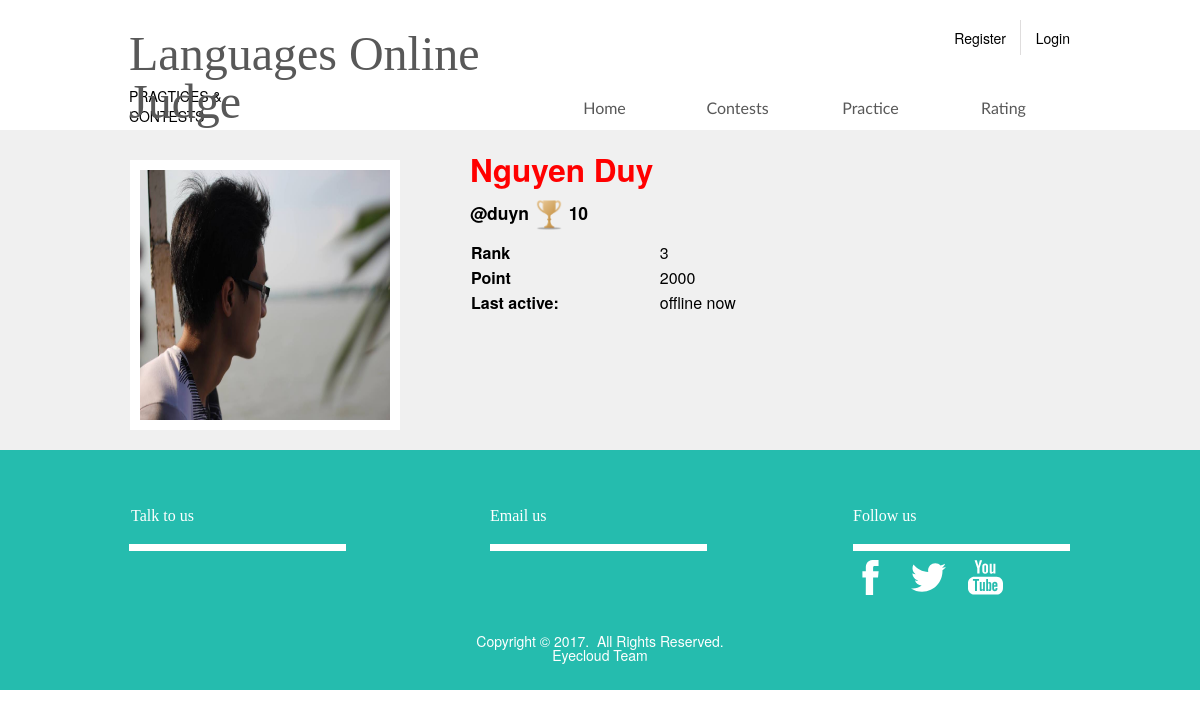
Screenshot of /profile/duyn with the database file from the repository.
### tables this page shows
CREATE TABLE `account` (
  `username` varchar(50) NOT NULL,
  `password` varchar(50) NOT NULL,
  `name` varchar(50) NOT NULL,
  `point` smallint(6) NOT NULL,
  `role` tinyint(1) NOT NULL,
  `imgURL` varchar(60) NOT NULL
);

CREATE TABLE `achievement` (
  `username` varchar(60) NOT NULL,
  `namePrize` varchar(60) NOT NULL,
  `cnt` int(11) NOT NULL
);

CREATE TABLE `prize` (
  `name` varchar(60) NOT NULL,
  `imgURL` varchar(60) NOT NULL,
  `priority` int(11) NOT NULL,
  `description` varchar(100) NOT NULL
);

### db_query/db_get.php (called while the page is built, shortened)
<?php
  	function getSingleUser($_user) {
		GLOBAL $db;
		$_sql = "SELECT * FROM account WHERE username = '$_user'";
		$_rs = mysqli_query($db, $_sql);
		if (isset($_rs) && mysqli_num_rows($_rs) > 0) {
			$_row = $_rs -> fetch_assoc();
			return $_row;
		}
	}
	function getRankColor($_point) {
		if ($_point >= 2000) return 'red';
		return 'gray';
	}
	function getImg($_username) {
		GLOBAL $db;
		$_sql = "SELECT imgURL FROM account WHERE username = '$_username'";
		$_rs = mysqli_query($db, $_sql);
		if (isset($_rs) && mysqli_num_rows($_rs) > 0)
			$_row = $_rs -> fetch_assoc();
		return $_row['imgURL'];
	}
	function computeRanking($_username) {
		GLOBAL $db;
		$_myscore = getSingleUser($_username);
		$_score = $_myscore['point'];
		$sql = "SELECT * FROM account WHERE point > '$_score'";
		$rs = mysqli_query($db, $sql);
		if (isset($rs))
			return mysqli_num_rows($rs) + 1;
	}
	function getListPrize($_username) {
		GLOBAL $db;
		$_sql = "SELECT * FROM achievement WHERE username = '$_username'";
		$_rs = mysqli_query($db, $_sql);
		$_list_prize = array();
		if (isset($_rs))
			while ($_row = $_rs -> fetch_assoc())
				$_list_prize[] = $_row;
		usort($_list_prize, 'comparePrize');
		return $_list_prize;
	}
	function getPrizes($_prizeName) {
		GLOBAL $db;
		$_sql = "SELECT * FROM prize WHERE name = '$_prizeName'";
		$_rs = mysqli_query($db, $_sql);
		if (isset($_rs) && mysqli_num_rows($_rs) > 0)
			$_row = $_rs -> fetch_assoc();
		return $_row;
	}
?>

### profile.php (the view, shortened to what this page needs)
<?php
    include('gui/resource.php');
    $_status = 'NO';
    if (isset($_GET['user'])) $_status = $_GET['user'];
    $_info = getSingleUser($_status);
    $_avatar = getImg($_status);
?>
    <head>
    </head>
    <body class="fonts1">
        <div id="body-wrapper">
            <?php include('gui/header.php') ?>
            <div id="" class="section" style="background-color: #f0f0f0">
                <div id="" class = "container">
                    <div class="text-justify photo">
                        <form action="upload.php" method="post" enctype="multipart/form-data">
                            <img src="<?php echo $_avatar ?>" alt="avatar" id="avatar">
                        </form>
                    </div>
                    <div class="info text-justify">
                        <font color="<?php echo getRankColor(getSingleUser($_status)['point']) ?>">
                        <h2><?php echo getSingleUser($_status)['name'] ?></h2>
                        </font>
                        <h4>
                        @<?php echo $_status; ?>
                        <?php
                            $_prizeList = getListPrize($_status);
                                foreach ($_prizeList as $_prize) {
                                    $_prizeInfo = getPrizes($_prize['namePrize']);
                                ?>
                                <img src="<?php echo $_prizeInfo['imgURL']?>" title="<?php echo $_prizeInfo['description']?>" width="30" height = "30">
                                <strong><?php echo $_prize['cnt']?></strong>
                        <?php } ?>
                        </h4>
                        <table style="font-size:16px">
                            <tr>
                                <td><strong>Rank</strong></td>
                                <td id="rank" style="padding-left:100px">
                                    <?php echo computeRanking($_status) ?>
                                </td>
                            </tr>
                            <tr>
                                <td><strong>Point</strong></td>
                                <td id="point" style="padding-left:100px">
                                    <?php echo getSingleUser($_status)['point'] ?>
                                </td>
                            </tr>
                            <tr>
                                <td><strong>Last active:</strong></td>
                                <td id="active" style="padding-left:100px">
                                    <?php
                                        if (isset($_SESSION['tmp_uname']) && getSingleUser($_status)['username'] === $_SESSION['tmp_uname']) {
                                    ?>
                                    online now
                                    <?php } else { ?>
                                    offline now
                                    <?php } ?>
                                </td>
                            </tr>
                        </table>
                    </div>
                </div>
            </div>
        </div>
        <?php
        include('gui/footer.php');
        ?>
    </body>
</html>

### design/css/theme.css (style rules this page uses)
html, body, div, span, object, iframe, h1, h2, h3, h4, h5, h6, p, blockquote, pre, a, abbr, acronym, address, big, cite, code, del, dfn, em, img, ins, kbd, q, s, samp, small, strike, strong, sub, sup, tt, var, b, i, dl, dt, dd, ol, ul, li, fieldset, form, label, legend, caption, article, aside, canvas, details, figure, figcaption, footer, header, hgroup, menu, nav, output, section, summary, time, mark, audio, video { margin: 0px; padding: 0px; border: 0px; font-size: 100%; vertical-align: baseline; }
table, tbody, tfoot, thead, tr, th, td { margin: 0px; font-size: 100%; color: inherit; }
body { line-height: 1; position: relative; width: 100%; }
html, body, div, span, object, iframe, h1, h2, h3, h4, h5, h6, p, blockquote, pre, a, abbr, acronym, address, big, cite, code, del, dfn, em, img, ins, kbd, q, s, samp, small, strike, strong, sub, sup, tt, var, b, u, i, center, dl, dt, dd, ol, ul, li, fieldset, form, label, legend, caption, article, aside, canvas, details, embed, figure, figcaption, footer, header, hgroup, menu, nav, output, ruby, section, summary, time, mark, audio, video { margin: 0px; padding: 0px; border: 0px; font-size: 100%; vertical-align: baseline; }
html { font-size: 100%; text-size-adjust: 100%; min-height: 100%; min-width: 940px !important; }
img { vertical-align: middle; border: 0px; }
body { margin: 0px; font-family: Ubuntu, "Helvetica Neue", Helvetica, Arial, sans-serif; font-size: 14px; line-height: 20px; color: rgb(51, 51, 51); background-color: rgb(255, 255, 255); }
.container { margin-right: auto; margin-left: auto; }
.container::before, .container::after { display: table; content: ""; line-height: 0; }
.container::after { clear: both; }
strong { font-weight: bold; }
h1, h2, h3, h4, h5, h6 { margin: 10px 0px; font-family: inherit; font-weight: bold; line-height: 20px; color: inherit; text-rendering: optimizeLegibility; }
h1, h2, h3 { line-height: 40px; }
h2 { font-size: 31.5px; }
h4 { font-size: 17.5px; }
table { max-width: 100%; background-color: transparent; border-collapse: collapse; border-spacing: 0px; }
form { margin: 0px 0px 20px; }
.section> .container { width: 940px; margin: 0px auto; }
body { background: rgb(255, 255, 255); color: rgb(0, 0, 0); }
.section { position: relative; }
.section> .container { width: 940px !important; }
body { padding: 0px; }
#body-wrapper { position: relative; margin: 0px auto; padding-top: 130px; }
body { background-color: rgb(255, 255, 255); background-image: none; background-repeat: repeat; background-attachment: scroll; background-size: auto; background-position: center center; }
#body-wrapper { margin: 0px auto; padding-top: 130px; }
#body-wrapper { position: relative; padding-top: 130px; margin: 0px auto; }
body { padding: 0; }
#body-wrapper { padding-top: 130px; }
body { background-color: #ffffff; background-image: none; background-repeat: repeat; background-attachment: scroll; background-size: auto; background-position: center center; }
#avatar { width: 250px; height: 250px; margin-top: 20px; border: 10px solid white; }
.photo, .info, .change { float: left; }
form, .info { margin-top: 10px; }
.info { margin-left: 70px; }

### rows the page displays
account: imgURL (picture), name "Nguyen Duy", point "2000"
achievement: prize.imgURL (picture), cnt "10"

### other values shown
$_status "duyn"
computeRanking($_status) "3"
